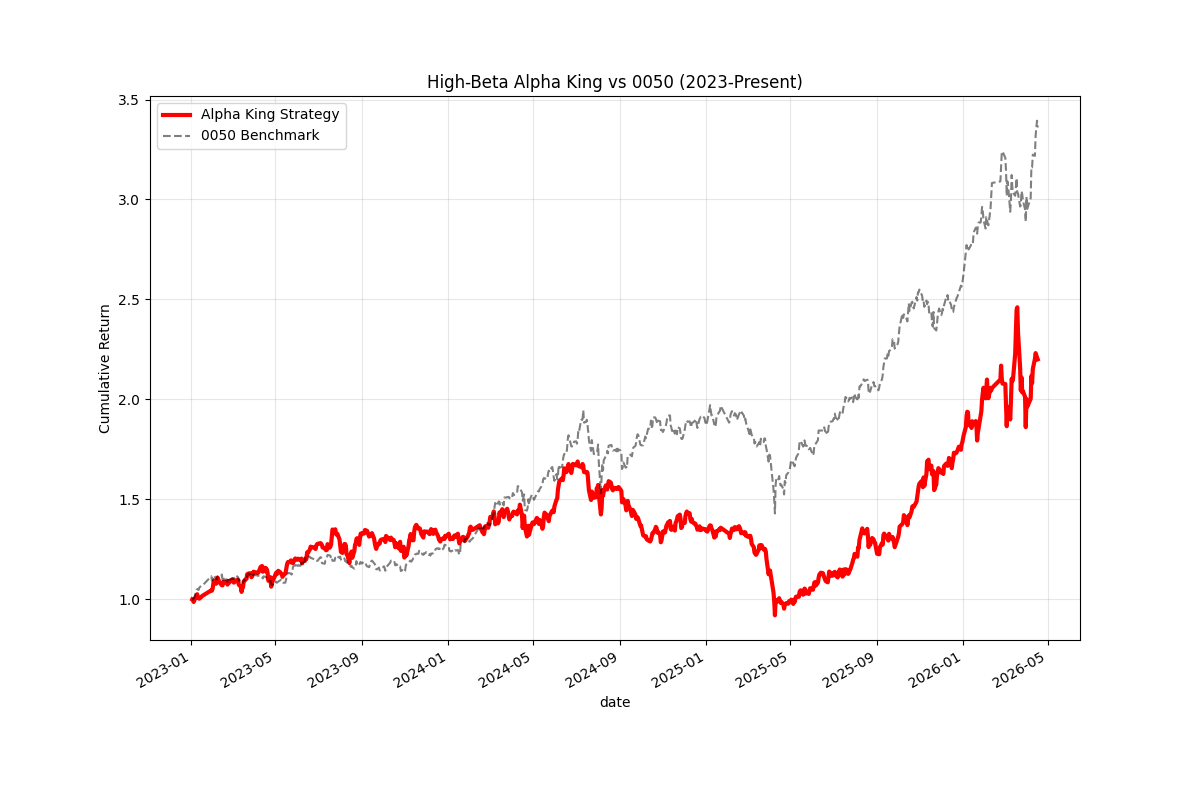

Source code (Python):
import pandas as pd
import matplotlib.pyplot as plt
from finlab import data
from finlab.backtest import sim
import ssl

try:
    ssl._create_default_https_context = ssl._create_unverified_context
except:
    pass

def generate_return_report(report, name="Strategy"):
    """
    Generates a summarized return report in the format requested by the user.
    """
    ar = report.metrics.annual_return() * 100
    sr = report.metrics.sharpe_ratio()
    md = report.metrics.max_drawdown() * 100
    
    print(f"\n[{name}]")
    print(f"年化報酬率:{ar:7.2f}%  夏普比率:{sr:7.2f}  最大回檔:{md:7.2f}%")
    return {"ar": ar, "sr": sr, "md": md}

def analyze_high_beta_alpha_king():
    print("Fetching data for High-Beta Alpha King (Extreme Concentration)...")
    # Basic Data
    close = data.get('price:收盤價')
    vol = data.get('price:成交股數')
    market_value = data.get('etl:market_value')
    adj_close = data.get('etl:adj_close')
    
    # Factors
    rev_yoy = data.get('monthly_revenue:去年同月增減(%)')
    
    # Strategy Parameters (Extreme Concentration for Alpha)
    TOP_K = 8
    
    # Universe: Top 150 (The sweet spot for AI leaders)
    universe = market_value.is_largest(150)
    liquidity_cond = (vol.average(20) > 200000)
    
    # Multi-Factor Score (Pure Momentum + Growth)
    def z_score(df):
        return (df - df.mean(axis=1, skipna=True)) / df.std(axis=1, skipna=True)
    
    mom_60 = close.rise(60)
    
    score = (
        z_score(mom_60).fillna(0) * 0.70 + 
        z_score(rev_yoy).fillna(0) * 0.30
    )
    
    conds = universe & liquidity_cond
    
    # Selection
    position = score[conds].is_largest(TOP_K)
    
    # Rebalancing: Monthly for High Frequency
    resample_dates = position.index[position.index > '2023-01-01'][::20]
    
    print(f"Running Alpha King Backtest (2023-Present)...")
    pos_res = position.loc['2023-01-01':].reindex(method='ffill').dropna(how='all')
    
    # Pure Alpha: No defensive switches
    report = sim(pos_res, upload=False)
    
    # Benchmark Alignment
    p0050 = adj_close['0050']
    p0050_aligned = p0050.loc[report.creturn.index[0]:]
    report_bh = sim(pd.DataFrame({'0050': [True]*len(p0050_aligned)}, index=p0050_aligned.index), upload=False)
    
    # Results
    print("\n--- HIGH-BETA ALPHA KING PERFORMANCE (2023-Present) ---")
    generate_return_report(report, "Alpha King Strategy")
    generate_return_report(report_bh, "0050 Benchmark")
    
    # Plot
    plt.figure(figsize=(12, 8))
    (report.creturn / report.creturn.iloc[0]).plot(label='Alpha King Strategy', color='red', linewidth=3)
    (report_bh.creturn / report_bh.creturn.iloc[0]).plot(label='0050 Benchmark', color='black', alpha=0.5, linestyle='--')
    plt.title('High-Beta Alpha King vs 0050 (2023-Present)')
    plt.ylabel('Cumulative Return')
    plt.legend()
    plt.grid(True, which="both", alpha=0.3)
    plt.savefig('high_beta_alpha_king.png')
    print("\nVisual saved to high_beta_alpha_king.png")

if __name__ == "__main__":
    analyze_high_beta_alpha_king()
